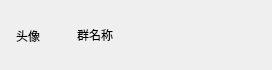
<?xml version="1.0" encoding="UTF-8"?>
<ui version="4.0">
 <class>GroupWid</class>
 <widget class="QWidget" name="GroupWid">
  <property name="geometry">
   <rect>
    <x>0</x>
    <y>0</y>
    <width>272</width>
    <height>70</height>
   </rect>
  </property>
  <property name="minimumSize">
   <size>
    <width>0</width>
    <height>70</height>
   </size>
  </property>
  <property name="maximumSize">
   <size>
    <width>16777215</width>
    <height>70</height>
   </size>
  </property>
  <property name="windowTitle">
   <string>Form</string>
  </property>
  <layout class="QHBoxLayout" name="horizontalLayout">
   <item>
    <widget class="QWidget" name="icon_wid" native="true">
     <property name="minimumSize">
      <size>
       <width>50</width>
       <height>50</height>
      </size>
     </property>
     <property name="maximumSize">
      <size>
       <width>50</width>
       <height>50</height>
      </size>
     </property>
     <layout class="QVBoxLayout" name="verticalLayout">
      <property name="spacing">
       <number>0</number>
      </property>
      <property name="leftMargin">
       <number>5</number>
      </property>
      <property name="topMargin">
       <number>0</number>
      </property>
      <property name="rightMargin">
       <number>0</number>
      </property>
      <property name="bottomMargin">
       <number>0</number>
      </property>
      <item>
       <widget class="QLabel" name="icon_lb">
        <property name="minimumSize">
         <size>
          <width>45</width>
          <height>45</height>
         </size>
        </property>
        <property name="maximumSize">
         <size>
          <width>45</width>
          <height>45</height>
         </size>
        </property>
        <property name="text">
         <string>头像</string>
        </property>
       </widget>
      </item>
     </layout>
    </widget>
   </item>
   <item>
    <widget class="QWidget" name="group_name_wid" native="true">
     <layout class="QVBoxLayout" name="verticalLayout_2">
      <property name="spacing">
       <number>0</number>
      </property>
      <property name="leftMargin">
       <number>10</number>
      </property>
      <property name="topMargin">
       <number>0</number>
      </property>
      <property name="rightMargin">
       <number>0</number>
      </property>
      <property name="bottomMargin">
       <number>0</number>
      </property>
      <item>
       <widget class="QLabel" name="name_lb">
        <property name="text">
         <string>群名称</string>
        </property>
       </widget>
      </item>
     </layout>
    </widget>
   </item>
  </layout>
 </widget>
 <resources/>
 <connections/>
</ui>
